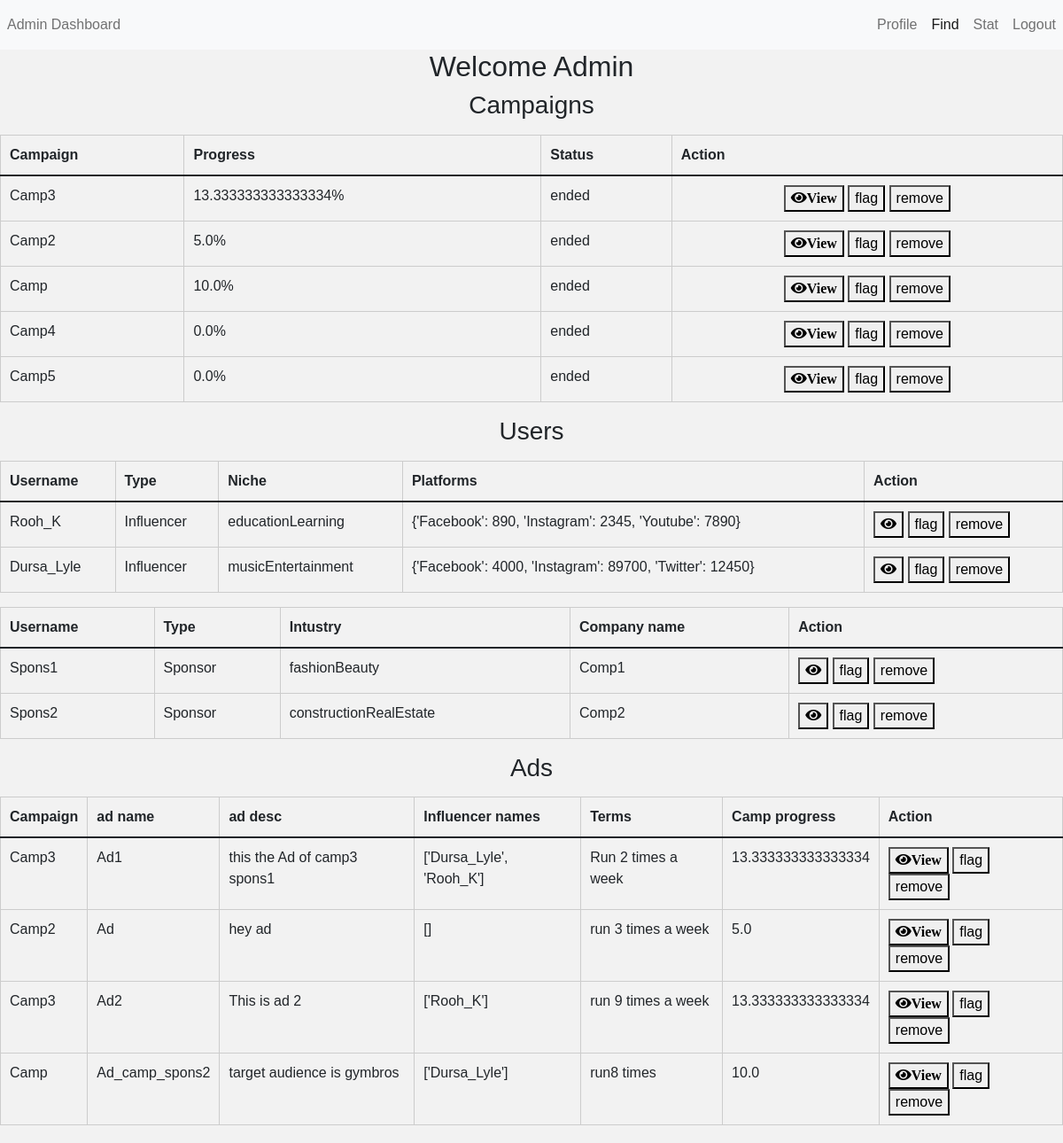
The app's page /user/Admin/find with its own data.
### models.py (models this page shows, shortened)
class User_t(db.Model):
    __tablename__ = 'User'
    id = db.Column(db.Integer, primary_key=True, autoincrement=True)
    username = db.Column(db.String(64), unique=True, nullable=False)
    password = db.Column(db.String(128), nullable=False)
    role_id = db.Column(db.Integer, db.ForeignKey('Roles.role_id'), nullable=False)
    is_flagged = db.Column(db.Boolean , default=False)
    type = db.Column(db.String(50))
    def get_user(username):
        if username is None:
            return User_t.query.all()
        else:
            return User_t.query.filter_by(username=username).first()
    def get_user_by_id(id):
        if id is None:
            return User_t.query.all()
        else:
            return User_t.query.filter_by(id=id).first()
    __mapper_args__ = {
        'polymorphic_on': 'type',
        'polymorphic_identity': 'User'
    }

class Campaign_t(db.Model):
    __tablename__ = 'Campaign'
    Campaign_id = db.Column(db.Integer(), nullable=False, primary_key=True, autoincrement=True)
    Sponsor_id = db.Column(db.Integer(), db.ForeignKey("Sponsor.id"), nullable=False)
    Title = db.Column(db.String())
    Desc = db.Column(db.String())
    Img = db.Column(BLOB)
    Niche = db.Column(db.String(), nullable=True)
    Status = db.Column(db.String(), nullable=False, default="created")
    date_created = db.Column(db.Date(), nullable=False)
    start_date = db.Column(db.Date(), nullable=False)
    end_date = db.Column(db.Date(), nullable=True)
    Goal_ads = db.Column(db.Integer(), nullable=True)
    Budget = db.Column(db.Integer(), nullable=False)
    ads = db.relationship('Ad_Campaign_t', backref='campaign', lazy=True)
    @staticmethod
    def get_campaign(Campaign_id):
        if Campaign_id is None:
            return Campaign_t.query.all()
        else:
            return Campaign_t.query.filter_by(Campaign_id=Campaign_id).first()
    __table_args__ = (db.ForeignKeyConstraint(['Sponsor_id'], ['Sponsor.id'], name='fk_campaign_sponsor'),)

class Influencer_t(User_t):
    __tablename__ = 'Influencer'
    id = db.Column(db.Integer, db.ForeignKey('User.id'), primary_key=True)
    Contact_name = db.Column(db.String(64), nullable=False)
    Contact_email = db.Column(db.String(64), nullable=False)
    Contact_phone = db.Column(db.String(64), nullable=False)
    DOB = db.Column(db.DateTime, nullable=False)
    Niche = db.Column(db.String(64), nullable=False)
    platforms = db.relationship('Platform_t', backref='influencer', lazy=True)
    @staticmethod
    def get_influencer(username):
        if username is None:
            return Influencer_t.query.all()
        else:
            return Influencer_t.query.filter_by(username=username).first()
    __mapper_args__ = {
        'polymorphic_identity': 'Influencer'
    }

class Sponsor_t(User_t):
    __tablename__ = 'Sponsor'
    id = db.Column(db.Integer, db.ForeignKey('User.id'), primary_key=True)
    Industry = db.Column(db.String(64), nullable=False)
    Company_name = db.Column(db.String(64), nullable=False)
    Contact_name = db.Column(db.String(64), nullable=False)
    Contact_email = db.Column(db.String(64), nullable=False)
    Contact_phone = db.Column(db.String(64), nullable=False)
    __mapper_args__ = {
        'polymorphic_identity': 'Sponsor'
    }
    @staticmethod
    def get_sponsor(username):
        if username is None:
            return Sponsor_t.query.all()
        else:
            return Sponsor_t.query.filter_by(username=username).first()

class Ad_Campaign_t(db.Model):
    __tablename__ = 'Ad_Campaign'
    Ad_id = db.Column(db.Integer(), primary_key=True, autoincrement=True)
    Campaign_id = db.Column(db.Integer(), db.ForeignKey("Campaign.Campaign_id"), nullable=False)
    Title = db.Column(db.String(), nullable=False)
    Desc = db.Column(db.String())
    Terms = db.Column(db.String())
    Status = db.Column(db.String(), nullable=False, default="created")
    Payment_amt = db.Column(db.Integer(), nullable=False)
    requests = db.relationship('Request_t', backref='Ad_Campaign', lazy=True)
    @staticmethod
    def get_ad(Ad_id):
        if Ad_id is None:
            return Ad_Campaign_t.query.all()
        else:
            return Ad_Campaign_t.query.filter_by(Ad_id=Ad_id).first()
    def get_adcount_by_camp(Campaign_id):
        return Ad_Campaign_t.query.filter_by(Campaign_id=Campaign_id).count()
    __table_args__ = (db.ForeignKeyConstraint(['Campaign_id'], ['Campaign.Campaign_id'], name='fk_ad_campaign_campaign'),)

### controllers.py (the view, shortened to what this page needs)
@app.route('/user/<username>/find', methods=['GET','POST'])
def find_screen(username):
    this_user=User(username)
    if this_user.role_id==1:
        this_user=Admin(username)
        camp_list= this_user.get_camp_list()
        Influencer_to_view= this_user.get_objects(Influencer,None)
        Sponsor_to_view= this_user.get_objects(Sponsor,None)
        requests_to_view = this_user.get_objects(Request,None)
        ad_list = this_user.get_objects(Ad,None)
        return render_template("Find.html",user=username, this_user=this_user, campaigns=camp_list, Influencers=Influencer_to_view, Sponsors=Sponsor_to_view, ad_list=ad_list, requests=requests_to_view)

### Templates/Find.html (shortened to what this page needs)
<!DOCTYPE html>
<html>
<head>
    <link rel="stylesheet" href="https://cdn.jsdelivr.net/npm/bootstrap@5.1.3/dist/css/bootstrap.min.css">
    <link rel="stylesheet" href="https://cdnjs.cloudflare.com/ajax/libs/font-awesome/5.15.3/css/all.min.css" />
    <link rel="stylesheet" href="/static/dashboard.css">
</head>
<body>
    <nav class="navbar navbar-expand-lg navbar-light bg-light">
    <div class="navbar-nav ml-auto"><a class="nav-link" href="/user/{{user}}">{{this_user.type}} Dashboard</a></div>
    <div class="collapse navbar-collapse" id="navbarSupportedContent">
        <ul class="navbar-nav ms-auto">
        <li class="nav-item">
            <a class="nav-link" href="/user/{{user}}">Profile</a>
        </li>
        <li class="nav-item">
            <a class="nav-link active" href="/user/{{user}}/find">Find</a>
        </li>
        <li class="nav-item">
            <a class="nav-link" href="/user/{{user}}/stat">Stat</a>
        </li>
        <li class="nav-item">
            <a class="nav-link" href="/">Logout</a>
        </li>
        </ul>
    </div>
    </nav>
    <main class="text-center">
        <p class="h2">Welcome {{user}}</p>
    <div class="section">
        <div class="Campaign">
            <p class="h3">Campaigns</p>
            <table class="table">
                <thead>
                    <tr><p class="h4">
                        <th>Campaign</th>
                        <th>Progress</th>
                        <th>Status</th>
                        <th>Action</th>
                    </p></tr>
                </thead>
                <tbody>
                    {% for campaign in campaigns %}
                        <tr>
                            <td>{{ campaign.Title }}</td>
                            <td>{{ campaign.progress}}%</td>
                            <td>{{ campaign.status}}</td>
                            <td style="text-align: center;">
                                <button type="button" class="view-button-campaign" data-bs-toggle="modal" data-bs-target="#campaignModal-{{campaign.Campaign_id}}"
                                data-campaign-id= "{{campaign.Campaign_id}}"
                                data-campaign-title= "{{campaign.Title}}"
                                data-campaign-desc= "{{campaign.Desc}}"
                                data-campaign-progress="{{campaign.progress}}"
                                data-campaign-niche="{{ campaign.Niche }}"
                                data-campaign-status="{{ campaign.status }}"
                                data-campaign-start-date="{{ campaign.start_date }}"
                                data-campaign-end-date="{{ campaign.end_date }}"
                                data-campaign-goal-ads="{{ campaign.Goal_ads }}"
                                data-campaign-budget="{{ campaign.Budget }}"><i class="fa fa-eye">View</i></button>
                            {%if this_user.type=='Admin'%}
                                {%if campaign.status!='flagged'%}
                                    <button type="button" class="flag-button" data-username="{{user}}" data-camp-id="{{campaign.Campaign_id}}" >flag</button>
                                {%else%}
                                    <button type="button" class="unflag-button" data-username="{{user}}" data-camp-id="{{campaign.Campaign_id}}" >unflag</button>
                                {%endif%}
                                <button type="button" class="delete-button" data-username="{{user}}" data-camp-id="{{campaign.Campaign_id}}" >remove</button>
                            {%endif%}
                            </td>
                        </tr>
                    {% endfor %}
                </tbody>
            </table>
        </div>
        <div class="User">
        <p class="h3">Users</p>
        <div class="Influencer">
        {%if this_user.type!='Influencer' %}
        <table class="table">
            <thead>
                <tr><p class="h4">
                    <th>Username </th>
                    <th>Type</th>
                    <th>Niche</th>
                    <th>Platforms</th>
                    <th>Action</th>
                    </p>
                </tr>
            </thead>
            <tbody>
            {% for entries in Influencers %}
            <tr>
                <td>{{ entries.username }}</td>
                <td>{{ entries.type }}</td>
                <td>{{entries.Niche}}</td>
                <td>{{entries.platform}}</td>
                <td>
                    <button type="button" class="view-button-influ" data-bs-toggle="modal" data-bs-target="#influModal-{{entries.id}}"
                    data-inf-id= "{{entries.id}}"
                    data-inf-username="{{entries.username}}"
                    data-inf-name= "{{entries.Contact_name}}"
                    data-inf-email= "{{entries.Contact_email}}"
                    data-inf-phone="{{entries.Contact_phone}}"
                    data-inf-dob="{{ entries.DOB }}"
                    data-inf-niche="{{ entries.Niche }}"
                    data-inf-platform="{{ entries.platform }}"><i class="fa fa-eye"></i></button>
                    {%if this_user.type=='Admin'%}
                        {%if not entries.is_flagged %}
                            <button type="button" class="unflag-button" data-username="{{user}}" data-id="{{entries.id}}" >flag</button>
                        {%else%}
                            <button type="button" class="flag-button" data-username="{{user}}" data-id="{{entries.id}}" >unflag</button>
                        {%endif%}
                            <button type="button" class="delete-button" data-username="{{user}}" data-id="{{entries.id}}" >remove</button>
                    {%endif%}
                    </td>
            {%endfor%}
            </tr>
          </tbody>
        </table>
        {%endif%}
        </div>
        <div class="Sponsor">
        {%if this_user.type!='Sponsor'%}
        <table class="table">
            <thead>
                <tr><p class="h4">
                <th>Username </th>
                <th>Type</th>
                <th>Intustry</th>
                <th>Company name</th>
                <th>Action</th>
                </p></tr>
            </thead>
            <tbody>
            {% for entries in Sponsors %}
            <tr>
                <td>{{ entries.username }}</td>
                <td>{{ entries.type }}</td>
                <td>{{entries.Industry}}</td>
                <td>{{entries.Company_name}}</td>
                <td><button type="button" class="view-button-spons" data-bs-toggle="modal" data-bs-target="#sponsModal-{{entries.id}}"
                    data-spon-id= "{{entries.id}}"
                    data-spon-username="{{entries.username}}"
                    data-spon-name= "{{entries.Contact_name}}"
                    data-spon-email= "{{entries.Contact_email}}"
                    data-spon-phone="{{entries.Contact_phone}}"
                    data-spon-dob="{{ entries.DOB }}"
                    data-spon-industry="{{ entries.Industry }}"
                    data-spon-company-name="{{ entries.Company_name }}"><i class="fa fa-eye"></i></button>
                        {%if this_user.type=='Admin'%}
                            {%if not entries.is_flagged %}
                                <button type="button" class="unflag-button" data-username="{{user}}" data-id="{{entries.id}}" >flag</button>
                            {%else%}
                                <button type="button" class="flag-button" data-username="{{user}}" data-id="{{entries.id}}" >unflag</button>
                            {%endif%}
                            <button type="button" class="delete-button" data-username="{{user}}" data-id="{{entries.id}}" >remove</button>
                        {%endif%}
                </td>
            </tr>
            {%endfor%}
        </table>
      </div>
        </div>
      <div class="Ads">
        <p class="h3">Ads</p>
        <table class="table">
          <thead>
            <tr><p class="h4">
              <th>Campaign</th>
              <th>ad name</th>
              <th>ad desc</th>
              <th>Influencer names</th>
              <th>Terms</th>
              <th>Camp progress</th>
              <th>Action</th>
              </p></tr>
          </thead>
            <tbody>
            {% for ad in ad_list %}
            <tr>
                <td>{{ad.camp_title}}</td>
              <td>{{ad.Title}}</td>
              <td>{{ad.Desc}}</td>
              <td>{{ad.Inf_names}}</td>
              <td>{{ad.Terms}}</td>
              <td>{{ad.progress}}</td>
                <td>
                    <button type="button" class="view-button-ad" data-bs-toggle="modal" data-bs-target="#adModal-{{ad.Ad_id}}"
                    data-ad-id= "{{ad.Ad_id}}"
                    data-ad-title= "{{ ad.Title }}"
                    data-ad-desc= "{{ ad.Desc }}"
                    data-ad-terms="{{ ad.Terms }}"
                    data-ad-status="{{ ad.Status }}"
                    data-ad-payment-amt="{{ ad.Payment_amt }}"
                    data-ad-influencer="{{ad.Inf_names}}"><i class="fa fa-eye">View</i></button>
                    {%if this_user.type=='Admin'%}
                        {%if not ad.flagged %}
                            <button type="button" class="flag-button" data-username="{{user}}" data-ad-id="{{ad.Ad_id}}" >flag</button>
                        {%else%}
                            <button type="button" class="unflag-button" data-username="{{user}}" data-ad-id="{{ad.Ad_id}}" >unflag</button>
                        {%endif%}
                        <button type="button" class="delete-button" data-username="{{user}}" data-ad-id="{{ad.Ad_id}}" >remove</button>
                    {%endif%}
                </td>
            </tr>
          {%endfor%}
          {%endif%}
          </tbody>
        </table>
      </div>
    </div>
  </main>
</body>
</html>

### records on screen
User_t: type "Admin"
Campaign_t: Title "Camp3", progress "13.333333333333334", status "ended", camp_title "Camp3" "Camp3"
Campaign_t: Title "Camp2", progress "5.0", status "ended", camp_title "Camp2"
Campaign_t: Title "Camp", progress "10.0", status "ended", camp_title "Camp"
Campaign_t: Title "Camp4", progress "0.0", status "ended"
Campaign_t: Title "Camp5", progress "0.0", status "ended"
Influencer_t: username "Rooh_K", type "Influencer", Niche "educationLearning", platform "{'Facebook': 890, 'Instagram': 2345, 'Youtube': 7890}"
Influencer_t: username "Dursa_Lyle", type "Influencer", Niche "musicEntertainment", platform "{'Facebook': 4000, 'Instagram': 89700, 'Twitter': 12450}"
Sponsor_t: username "Spons1", type "Sponsor", Industry "fashionBeauty", Company_name "Comp1"
Sponsor_t: username "Spons2", type "Sponsor", Industry "constructionRealEstate", Company_name "Comp2"
Ad_Campaign_t: Title "Ad1", Desc "this the Ad of camp3 spons1", Terms "Run 2 times a week"
Ad_Campaign_t: Title "Ad", Desc "hey ad", Terms "run 3 times a week"
Ad_Campaign_t: Title "Ad2", Desc "This is ad 2", Terms "run 9 times a week"
Ad_Campaign_t: Title "Ad_camp_spons2", Desc "target audience is gymbros", Terms "run8 times"

### other values on screen
{{ user }} "Admin"
{{ ad.Inf_names }} "['Dursa_Lyle', 'Rooh_K']" "[]" "['Rooh_K']" "['Dursa_Lyle']"
{{ ad.progress }} "13.333333333333334" "5.0" "13.333333333333334" "10.0"
